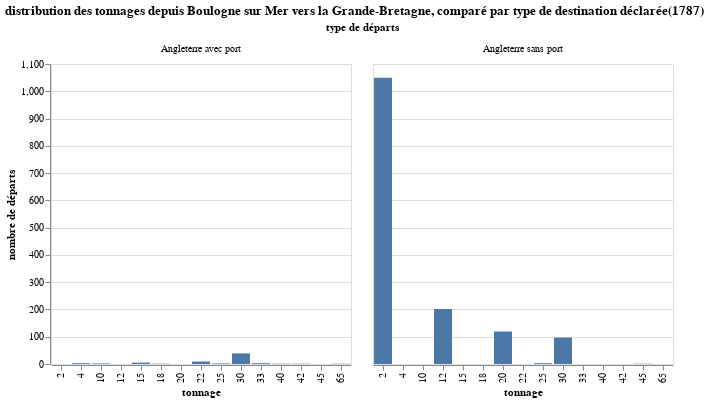

Write notebook code for a chart like this one.
### Code cell
VegaLite({
  "$schema": "https://vega.github.io/schema/vega-lite/v4.json",
  "mark": "bar",
    "title": "distribution des tonnages depuis Boulogne sur Mer vers la Grande-Bretagne, comparé par type de destination déclarée(1787)",
  "encoding": {
    "y": {"type": "quantitative", "field": "count", "title": "nombre de départs"},
    "x": {"type": "ordinal", "field": "group", "title": "tonnage"},
    "facet": {"type": "nominal", "field": "category", "title": "type de départs"}
  }, 
 "data": {
    "values": data["tonnage"]
  }
})

### Figure 1 — Vega-Lite specification as saved in the notebook (floating-point values rounded to 4 significant figures)
{"$schema": "https://vega.github.io/schema/vega-lite/v4.json", "data": {"values": [{"category": "Angleterre sans port", "count": 202, "group": 12, "series": "tonnage"}, {"category": "Angleterre sans port", "count": 1050, "group": 2, "series": "tonnage"}, {"category": "Angleterre sans port", "count": 97, "group": 30, "series": "tonnage"}, {"category": "Angleterre sans port", "count": 119, "group": 20, "series": "tonnage"}, {"category": "Angleterre sans port", "count": 1, "group": 45, "series": "tonnage"}, {"category": "Angleterre sans port", "count": 3, "group": 25, "series": "tonnage"}, {"category": "Angleterre avec port", "count": 9, "group": 22, "series": "tonnage"}, {"category": "Angleterre avec port", "count": 39, "group": 30, "series": "tonnage"}, {"category": "Angleterre avec port", "count": 2, "group": 10, "series": "tonnage"}, {"category": "Angleterre avec port", "count": 3, "group": 4, "series": "tonnage"}, {"category": "Angleterre avec port", "count": 2, "group": 25, "series": "tonnage"}, {"category": "Angleterre avec port", "count": 5, "group": 15, "series": "tonnage"}, {"category": "Angleterre avec port", "count": 1, "group": 40, "series": "tonnage"}, {"category": "Angleterre avec port", "count": 1, "group": 42, "series": "tonnage"}, {"category": "Angleterre avec port", "count": 1, "group": 18, "series": "tonnage"}, {"category": "Angleterre avec port", "count": 3, "group": 33, "series": "tonnage"}, {"category": "Angleterre avec port", "count": 1, "group": 65, "series": "tonnage"}]}, "encoding": {"facet": {"field": "category", "title": "type de départs", "type": "nominal"}, "x": {"field": "group", "title": "tonnage", "type": "ordinal"}, "y": {"field": "count", "title": "nombre de départs", "type": "quantitative"}}, "mark": "bar", "title": "distribution des tonnages depuis Boulogne sur Mer vers la Grande-Bretagne, comparé par type de destination déclarée(1787)"}
